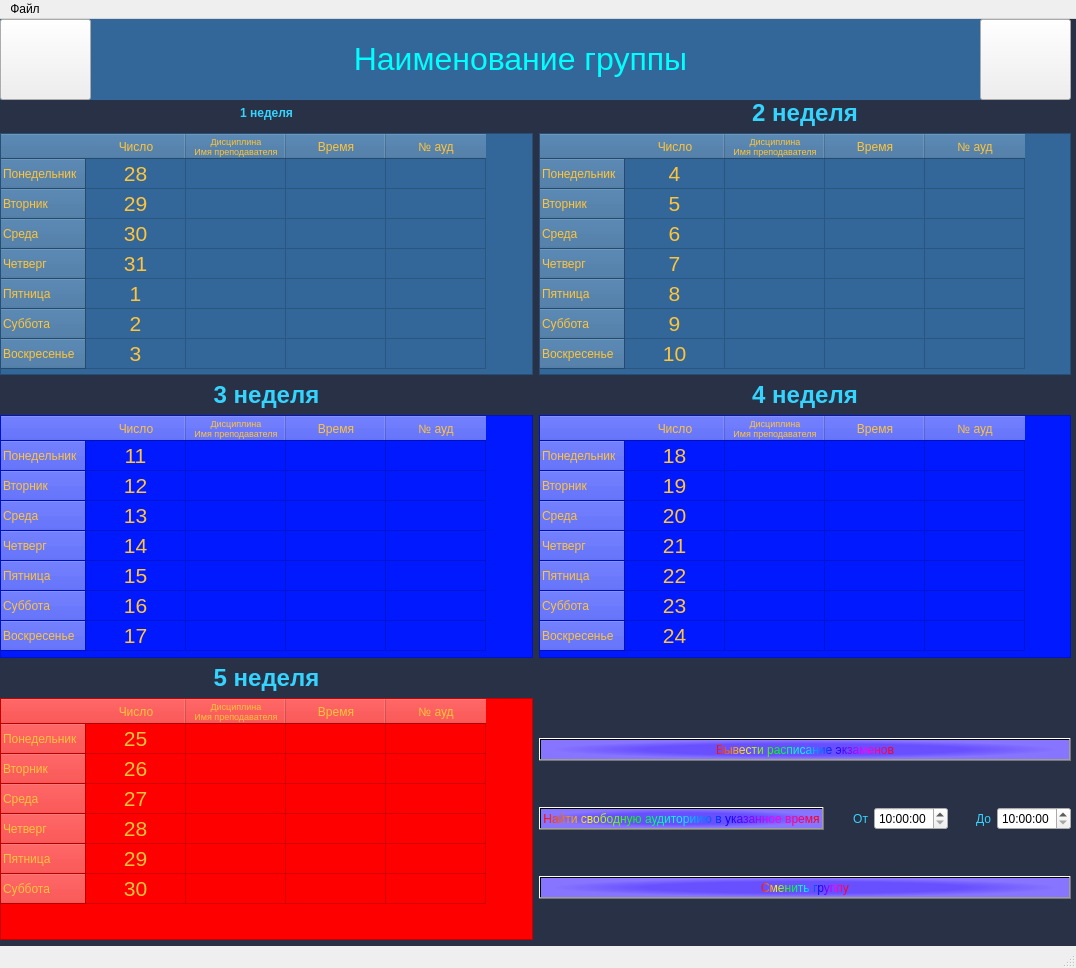
<?xml version="1.0" encoding="UTF-8"?>
<ui version="4.0">
 <class>Menu</class>
 <widget class="QMainWindow" name="Menu">
  <property name="enabled">
   <bool>true</bool>
  </property>
  <property name="geometry">
   <rect>
    <x>0</x>
    <y>0</y>
    <width>1076</width>
    <height>968</height>
   </rect>
  </property>
  <property name="windowTitle">
   <string>MainWindow</string>
  </property>
  <widget class="QWidget" name="centralwidget">
   <widget class="QLabel" name="Name_Groupe">
    <property name="geometry">
     <rect>
      <x>0</x>
      <y>0</y>
      <width>1041</width>
      <height>81</height>
     </rect>
    </property>
    <property name="font">
     <font>
      <pointsize>24</pointsize>
     </font>
    </property>
    <property name="styleSheet">
     <string notr="true">background-color: rgb(51, 103, 153);
color: rgb(0, 255, 255);
</string>
    </property>
    <property name="text">
     <string>&lt;html&gt;&lt;head/&gt;&lt;body&gt;&lt;p align=&quot;center&quot;&gt;Наименование группы&lt;/p&gt;&lt;/body&gt;&lt;/html&gt;</string>
    </property>
    <property name="alignment">
     <set>Qt::AlignCenter</set>
    </property>
   </widget>
   <widget class="QWidget" name="gridLayoutWidget">
    <property name="geometry">
     <rect>
      <x>0</x>
      <y>80</y>
      <width>1071</width>
      <height>841</height>
     </rect>
    </property>
    <layout class="QGridLayout" name="gridLayout">
     <item row="8" column="1">
      <layout class="QGridLayout" name="gridLayout_2">
       <item row="3" column="0" colspan="5">
        <widget class="QPushButton" name="pushButton_2">
         <property name="cursor">
          <cursorShape>PointingHandCursor</cursorShape>
         </property>
         <property name="styleSheet">
          <string notr="true">background-color: qradialgradient(spread:pad, cx:0.5, cy:0.5, radius:0.5, fx:0.5, fy:0.5, stop:0.602273 rgba(104, 79, 255, 255), stop:0.965909 rgba(136, 117, 255, 255));
color: qlineargradient(spread:pad, x1:0, y1:0, x2:1, y2:0, stop:0 rgba(255, 0, 0, 255), stop:0.166 rgba(255, 255, 0, 255), stop:0.333 rgba(0, 255, 0, 255), stop:0.5 rgba(0, 255, 255, 255), stop:0.666 rgba(0, 0, 255, 255), stop:0.833 rgba(255, 0, 255, 255), stop:1 rgba(255, 0, 0, 255));
font: 75 11pt &quot;MS Shell Dlg 2&quot;;</string>
         </property>
         <property name="text">
          <string>Сменить группу</string>
         </property>
        </widget>
       </item>
       <item row="2" column="3">
        <widget class="QLabel" name="label_7">
         <property name="styleSheet">
          <string notr="true">color: rgb(53, 212, 255);</string>
         </property>
         <property name="text">
          <string>До</string>
         </property>
         <property name="alignment">
          <set>Qt::AlignRight|Qt::AlignTrailing|Qt::AlignVCenter</set>
         </property>
        </widget>
       </item>
       <item row="2" column="2">
        <widget class="QTimeEdit" name="from">
         <property name="maximumTime">
          <time>
           <hour>20</hour>
           <minute>0</minute>
           <second>0</second>
          </time>
         </property>
         <property name="minimumTime">
          <time>
           <hour>10</hour>
           <minute>0</minute>
           <second>0</second>
          </time>
         </property>
        </widget>
       </item>
       <item row="2" column="1">
        <widget class="QLabel" name="label">
         <property name="styleSheet">
          <string notr="true">color: rgb(53, 212, 255);</string>
         </property>
         <property name="text">
          <string>От</string>
         </property>
         <property name="alignment">
          <set>Qt::AlignRight|Qt::AlignTrailing|Qt::AlignVCenter</set>
         </property>
        </widget>
       </item>
       <item row="0" column="0" colspan="5">
        <widget class="QPushButton" name="pushButton">
         <property name="cursor">
          <cursorShape>PointingHandCursor</cursorShape>
         </property>
         <property name="styleSheet">
          <string notr="true">background-color: qradialgradient(spread:pad, cx:0.5, cy:0.5, radius:0.5, fx:0.5, fy:0.5, stop:0.602273 rgba(104, 79, 255, 255), stop:0.965909 rgba(136, 117, 255, 255));
color: qlineargradient(spread:pad, x1:0, y1:0, x2:1, y2:0, stop:0 rgba(255, 0, 0, 255), stop:0.166 rgba(255, 255, 0, 255), stop:0.333 rgba(0, 255, 0, 255), stop:0.5 rgba(0, 255, 255, 255), stop:0.666 rgba(0, 0, 255, 255), stop:0.833 rgba(255, 0, 255, 255), stop:1 rgba(255, 0, 0, 255));
font: 75 11pt &quot;MS Shell Dlg 2&quot;;</string>
         </property>
         <property name="text">
          <string>Вывести расписание экзаменов</string>
         </property>
        </widget>
       </item>
       <item row="2" column="4">
        <widget class="QTimeEdit" name="to">
         <property name="maximumTime">
          <time>
           <hour>20</hour>
           <minute>0</minute>
           <second>0</second>
          </time>
         </property>
         <property name="minimumTime">
          <time>
           <hour>10</hour>
           <minute>0</minute>
           <second>0</second>
          </time>
         </property>
        </widget>
       </item>
       <item row="2" column="0">
        <widget class="QPushButton" name="find_aud">
         <property name="cursor">
          <cursorShape>PointingHandCursor</cursorShape>
         </property>
         <property name="styleSheet">
          <string notr="true">background-color: qradialgradient(spread:pad, cx:0.5, cy:0.5, radius:0.5, fx:0.5, fy:0.5, stop:0.602273 rgba(104, 79, 255, 255), stop:0.965909 rgba(136, 117, 255, 255));
color: qlineargradient(spread:pad, x1:0, y1:0, x2:1, y2:0, stop:0 rgba(255, 0, 0, 255), stop:0.166 rgba(255, 255, 0, 255), stop:0.333 rgba(0, 255, 0, 255), stop:0.5 rgba(0, 255, 255, 255), stop:0.666 rgba(0, 0, 255, 255), stop:0.833 rgba(255, 0, 255, 255), stop:1 rgba(255, 0, 0, 255));
font: 75 11pt &quot;MS Shell Dlg 2&quot;;</string>
         </property>
         <property name="text">
          <string>Найти свободную аудиториию в указанное время</string>
         </property>
        </widget>
       </item>
      </layout>
     </item>
     <item row="2" column="1">
      <widget class="QTableWidget" name="two_week">
       <property name="enabled">
        <bool>true</bool>
       </property>
       <property name="styleSheet">
        <string notr="true">font: 11pt &quot;MS Shell Dlg 2&quot;;
background-color: rgb(51, 103, 153);
background-image: url(:/Menu/Menu/Фон таблиц.jpg);
color: rgb(255, 196, 58);</string>
       </property>
       <property name="showGrid">
        <bool>true</bool>
       </property>
       <property name="gridStyle">
        <enum>Qt::SolidLine</enum>
       </property>
       <property name="wordWrap">
        <bool>true</bool>
       </property>
       <property name="cornerButtonEnabled">
        <bool>true</bool>
       </property>
       <property name="rowCount">
        <number>7</number>
       </property>
       <property name="columnCount">
        <number>4</number>
       </property>
       <row>
        <property name="text">
         <string>Понедельник</string>
        </property>
       </row>
       <row>
        <property name="text">
         <string>Вторник</string>
        </property>
       </row>
       <row>
        <property name="text">
         <string>Среда</string>
        </property>
       </row>
       <row>
        <property name="text">
         <string>Четверг</string>
        </property>
       </row>
       <row>
        <property name="text">
         <string>Пятница</string>
        </property>
       </row>
       <row>
        <property name="text">
         <string>Суббота</string>
        </property>
       </row>
       <row>
        <property name="text">
         <string>Воскресенье</string>
        </property>
       </row>
       <column>
        <property name="text">
         <string>Число</string>
        </property>
       </column>
       <column>
        <property name="text">
         <string>Дисциплина
Имя преподавателя</string>
        </property>
        <property name="font">
         <font>
          <pointsize>7</pointsize>
         </font>
        </property>
       </column>
       <column>
        <property name="text">
         <string>Время</string>
        </property>
       </column>
       <column>
        <property name="text">
         <string>№ ауд</string>
        </property>
       </column>
       <item row="0" column="0">
        <property name="text">
         <string>4</string>
        </property>
        <property name="font">
         <font>
          <pointsize>16</pointsize>
         </font>
        </property>
        <property name="textAlignment">
         <set>AlignCenter</set>
        </property>
       </item>
       <item row="1" column="0">
        <property name="text">
         <string>5</string>
        </property>
        <property name="font">
         <font>
          <pointsize>16</pointsize>
         </font>
        </property>
        <property name="textAlignment">
         <set>AlignCenter</set>
        </property>
       </item>
       <item row="2" column="0">
        <property name="text">
         <string>6</string>
        </property>
        <property name="font">
         <font>
          <pointsize>16</pointsize>
         </font>
        </property>
        <property name="textAlignment">
         <set>AlignCenter</set>
        </property>
       </item>
       <item row="3" column="0">
        <property name="text">
         <string>7</string>
        </property>
        <property name="font">
         <font>
          <pointsize>16</pointsize>
         </font>
        </property>
        <property name="textAlignment">
         <set>AlignCenter</set>
        </property>
       </item>
       <item row="4" column="0">
        <property name="text">
         <string>8</string>
        </property>
        <property name="font">
         <font>
          <pointsize>16</pointsize>
         </font>
        </property>
        <property name="textAlignment">
         <set>AlignCenter</set>
        </property>
       </item>
       <item row="5" column="0">
        <property name="text">
         <string>9</string>
        </property>
        <property name="font">
         <font>
          <pointsize>16</pointsize>
         </font>
        </property>
        <property name="textAlignment">
         <set>AlignCenter</set>
        </property>
       </item>
       <item row="6" column="0">
        <property name="text">
         <string>10</string>
        </property>
        <property name="font">
         <font>
          <pointsize>16</pointsize>
         </font>
        </property>
        <property name="textAlignment">
         <set>AlignCenter</set>
        </property>
       </item>
      </widget>
     </item>
     <item row="3" column="0">
      <widget class="QLabel" name="label_4">
       <property name="styleSheet">
        <string notr="true">background-image: url(:/Menu/Menu/Недели.png);</string>
       </property>
       <property name="text">
        <string>&lt;html&gt;&lt;head/&gt;&lt;body&gt;&lt;p align=&quot;center&quot;&gt;&lt;span style=&quot; font-size:18pt; font-weight:600; color:#35d4ff;&quot;&gt;3 неделя&lt;/span&gt;&lt;/p&gt;&lt;/body&gt;&lt;/html&gt;</string>
       </property>
      </widget>
     </item>
     <item row="0" column="1">
      <widget class="QLabel" name="label_3">
       <property name="styleSheet">
        <string notr="true">background-image: url(:/Menu/Menu/Недели.png);
color: rgb(53, 212, 255);</string>
       </property>
       <property name="text">
        <string>&lt;html&gt;&lt;head/&gt;&lt;body&gt;&lt;p align=&quot;center&quot;&gt;&lt;span style=&quot; font-size:18pt; font-weight:600;&quot;&gt;2 неделя&lt;/span&gt;&lt;/p&gt;&lt;/body&gt;&lt;/html&gt;</string>
       </property>
      </widget>
     </item>
     <item row="5" column="0">
      <widget class="QLabel" name="label_6">
       <property name="styleSheet">
        <string notr="true">background-image: url(:/Menu/Menu/Недели.png);</string>
       </property>
       <property name="text">
        <string>&lt;html&gt;&lt;head/&gt;&lt;body&gt;&lt;p align=&quot;center&quot;&gt;&lt;span style=&quot; font-size:18pt; font-weight:600; color:#35d4ff;&quot;&gt;5 неделя&lt;/span&gt;&lt;/p&gt;&lt;/body&gt;&lt;/html&gt;</string>
       </property>
      </widget>
     </item>
     <item row="2" column="0">
      <widget class="QTableWidget" name="one_week">
       <property name="enabled">
        <bool>true</bool>
       </property>
       <property name="cursor" stdset="0">
        <cursorShape>IBeamCursor</cursorShape>
       </property>
       <property name="autoFillBackground">
        <bool>false</bool>
       </property>
       <property name="styleSheet">
        <string notr="true">font: 11pt &quot;MS Shell Dlg 2&quot;;
background-color: rgb(51, 103, 153);
background-image: url(:/Menu/Menu/Фон таблиц.jpg);
color: rgb(255, 196, 58);</string>
       </property>
       <property name="frameShape">
        <enum>QFrame::StyledPanel</enum>
       </property>
       <property name="showGrid">
        <bool>true</bool>
       </property>
       <property name="gridStyle">
        <enum>Qt::SolidLine</enum>
       </property>
       <property name="wordWrap">
        <bool>true</bool>
       </property>
       <property name="cornerButtonEnabled">
        <bool>true</bool>
       </property>
       <property name="rowCount">
        <number>7</number>
       </property>
       <property name="columnCount">
        <number>4</number>
       </property>
       <row>
        <property name="text">
         <string>Понедельник</string>
        </property>
       </row>
       <row>
        <property name="text">
         <string>Вторник</string>
        </property>
       </row>
       <row>
        <property name="text">
         <string>Среда</string>
        </property>
       </row>
       <row>
        <property name="text">
         <string>Четверг</string>
        </property>
       </row>
       <row>
        <property name="text">
         <string>Пятница</string>
        </property>
       </row>
       <row>
        <property name="text">
         <string>Суббота</string>
        </property>
       </row>
       <row>
        <property name="text">
         <string>Воскресенье</string>
        </property>
       </row>
       <column>
        <property name="text">
         <string>Число</string>
        </property>
       </column>
       <column>
        <property name="text">
         <string>Дисциплина
Имя преподавателя</string>
        </property>
        <property name="font">
         <font>
          <pointsize>7</pointsize>
         </font>
        </property>
       </column>
       <column>
        <property name="text">
         <string>Время</string>
        </property>
       </column>
       <column>
        <property name="text">
         <string>№ ауд</string>
        </property>
       </column>
       <item row="0" column="0">
        <property name="text">
         <string>28</string>
        </property>
        <property name="font">
         <font>
          <pointsize>16</pointsize>
         </font>
        </property>
        <property name="textAlignment">
         <set>AlignCenter</set>
        </property>
        <property name="background">
         <brush brushstyle="NoBrush">
          <color alpha="255">
           <red>0</red>
           <green>0</green>
           <blue>0</blue>
          </color>
         </brush>
        </property>
       </item>
       <item row="1" column="0">
        <property name="text">
         <string>29</string>
        </property>
        <property name="font">
         <font>
          <pointsize>16</pointsize>
         </font>
        </property>
        <property name="textAlignment">
         <set>AlignCenter</set>
        </property>
       </item>
       <item row="2" column="0">
        <property name="text">
         <string>30</string>
        </property>
        <property name="font">
         <font>
          <pointsize>16</pointsize>
         </font>
        </property>
        <property name="textAlignment">
         <set>AlignCenter</set>
        </property>
       </item>
       <item row="3" column="0">
        <property name="text">
         <string>31</string>
        </property>
        <property name="font">
         <font>
          <pointsize>16</pointsize>
         </font>
        </property>
        <property name="textAlignment">
         <set>AlignCenter</set>
        </property>
       </item>
       <item row="4" column="0">
        <property name="text">
         <string>1</string>
        </property>
        <property name="font">
         <font>
          <pointsize>16</pointsize>
         </font>
        </property>
        <property name="textAlignment">
         <set>AlignCenter</set>
        </property>
       </item>
       <item row="5" column="0">
        <property name="text">
         <string>2</string>
        </property>
        <property name="font">
         <font>
          <pointsize>16</pointsize>
         </font>
        </property>
        <property name="textAlignment">
         <set>AlignCenter</set>
        </property>
       </item>
       <item row="6" column="0">
        <property name="text">
         <string>3</string>
        </property>
        <property name="font">
         <font>
          <pointsize>16</pointsize>
         </font>
        </property>
        <property name="textAlignment">
         <set>AlignCenter</set>
        </property>
       </item>
      </widget>
     </item>
     <item row="8" column="0">
      <widget class="QTableWidget" name="five_week">
       <property name="enabled">
        <bool>true</bool>
       </property>
       <property name="styleSheet">
        <string notr="true">font: 75 11pt &quot;MS Shell Dlg 2&quot;;
background-color: rgb(255, 0, 0);
background-image: url(:/Menu/Menu/Фон таблиц.jpg);
color: rgb(255, 196, 58);</string>
       </property>
       <property name="showGrid">
        <bool>true</bool>
       </property>
       <property name="gridStyle">
        <enum>Qt::SolidLine</enum>
       </property>
       <property name="wordWrap">
        <bool>true</bool>
       </property>
       <property name="cornerButtonEnabled">
        <bool>true</bool>
       </property>
       <property name="rowCount">
        <number>6</number>
       </property>
       <property name="columnCount">
        <number>4</number>
       </property>
       <row>
        <property name="text">
         <string>Понедельник</string>
        </property>
       </row>
       <row>
        <property name="text">
         <string>Вторник</string>
        </property>
       </row>
       <row>
        <property name="text">
         <string>Среда</string>
        </property>
       </row>
       <row>
        <property name="text">
         <string>Четверг</string>
        </property>
       </row>
       <row>
        <property name="text">
         <string>Пятница</string>
        </property>
       </row>
       <row>
        <property name="text">
         <string>Суббота</string>
        </property>
       </row>
       <column>
        <property name="text">
         <string>Число</string>
        </property>
       </column>
       <column>
        <property name="text">
         <string>Дисциплина
Имя преподавателя</string>
        </property>
        <property name="font">
         <font>
          <pointsize>7</pointsize>
         </font>
        </property>
       </column>
       <column>
        <property name="text">
         <string>Время</string>
        </property>
       </column>
       <column>
        <property name="text">
         <string>№ ауд</string>
        </property>
       </column>
       <item row="0" column="0">
        <property name="text">
         <string>25</string>
        </property>
        <property name="font">
         <font>
          <pointsize>16</pointsize>
         </font>
        </property>
        <property name="textAlignment">
         <set>AlignCenter</set>
        </property>
       </item>
       <item row="1" column="0">
        <property name="text">
         <string>26</string>
        </property>
        <property name="font">
         <font>
          <pointsize>16</pointsize>
         </font>
        </property>
        <property name="textAlignment">
         <set>AlignCenter</set>
        </property>
       </item>
       <item row="2" column="0">
        <property name="text">
         <string>27</string>
        </property>
        <property name="font">
         <font>
          <pointsize>16</pointsize>
         </font>
        </property>
        <property name="textAlignment">
         <set>AlignCenter</set>
        </property>
       </item>
       <item row="3" column="0">
        <property name="text">
         <string>28</string>
        </property>
        <property name="font">
         <font>
          <pointsize>16</pointsize>
         </font>
        </property>
        <property name="textAlignment">
         <set>AlignCenter</set>
        </property>
       </item>
       <item row="4" column="0">
        <property name="text">
         <string>29</string>
        </property>
        <property name="font">
         <font>
          <pointsize>16</pointsize>
         </font>
        </property>
        <property name="textAlignment">
         <set>AlignCenter</set>
        </property>
       </item>
       <item row="5" column="0">
        <property name="text">
         <string>30</string>
        </property>
        <property name="font">
         <font>
          <pointsize>16</pointsize>
         </font>
        </property>
        <property name="textAlignment">
         <set>AlignCenter</set>
        </property>
       </item>
      </widget>
     </item>
     <item row="4" column="0">
      <widget class="QTableWidget" name="three_week">
       <property name="enabled">
        <bool>true</bool>
       </property>
       <property name="styleSheet">
        <string notr="true">font: 75 11pt &quot;MS Shell Dlg 2&quot;;
background-color: rgb(0, 25, 255);
background-image: url(:/Menu/Menu/Фон таблиц.jpg);
color: rgb(255, 196, 58);
</string>
       </property>
       <property name="showGrid">
        <bool>true</bool>
       </property>
       <property name="gridStyle">
        <enum>Qt::SolidLine</enum>
       </property>
       <property name="wordWrap">
        <bool>true</bool>
       </property>
       <property name="cornerButtonEnabled">
        <bool>true</bool>
       </property>
       <property name="rowCount">
        <number>7</number>
       </property>
       <property name="columnCount">
        <number>4</number>
       </property>
       <row>
        <property name="text">
         <string>Понедельник</string>
        </property>
       </row>
       <row>
        <property name="text">
         <string>Вторник</string>
        </property>
       </row>
       <row>
        <property name="text">
         <string>Среда</string>
        </property>
       </row>
       <row>
        <property name="text">
         <string>Четверг</string>
        </property>
       </row>
       <row>
        <property name="text">
         <string>Пятница</string>
        </property>
       </row>
       <row>
        <property name="text">
         <string>Суббота</string>
        </property>
       </row>
       <row>
        <property name="text">
         <string>Воскресенье</string>
        </property>
       </row>
       <column>
        <property name="text">
         <string>Число</string>
        </property>
       </column>
       <column>
        <property name="text">
         <string>Дисциплина
Имя преподавателя</string>
        </property>
        <property name="font">
         <font>
          <pointsize>7</pointsize>
         </font>
        </property>
       </column>
       <column>
        <property name="text">
         <string>Время</string>
        </property>
       </column>
       <column>
        <property name="text">
         <string>№ ауд</string>
        </property>
       </column>
       <item row="0" column="0">
        <property name="text">
         <string>11</string>
        </property>
        <property name="font">
         <font>
          <pointsize>16</pointsize>
         </font>
        </property>
        <property name="textAlignment">
         <set>AlignCenter</set>
        </property>
       </item>
       <item row="1" column="0">
        <property name="text">
         <string>12</string>
        </property>
        <property name="font">
         <font>
          <pointsize>16</pointsize>
         </font>
        </property>
        <property name="textAlignment">
         <set>AlignCenter</set>
        </property>
       </item>
       <item row="2" column="0">
        <property name="text">
         <string>13</string>
        </property>
        <property name="font">
         <font>
          <pointsize>16</pointsize>
         </font>
        </property>
        <property name="textAlignment">
         <set>AlignCenter</set>
        </property>
       </item>
       <item row="3" column="0">
        <property name="text">
         <string>14</string>
        </property>
        <property name="font">
         <font>
          <pointsize>16</pointsize>
         </font>
        </property>
        <property name="textAlignment">
         <set>AlignCenter</set>
        </property>
       </item>
       <item row="4" column="0">
        <property name="text">
         <string>15</string>
        </property>
        <property name="font">
         <font>
          <pointsize>16</pointsize>
         </font>
        </property>
        <property name="textAlignment">
         <set>AlignCenter</set>
        </property>
       </item>
       <item row="5" column="0">
        <property name="text">
         <string>16</string>
        </property>
        <property name="font">
         <font>
          <pointsize>16</pointsize>
         </font>
        </property>
        <property name="textAlignment">
         <set>AlignCenter</set>
        </property>
       </item>
       <item row="6" column="0">
        <property name="text">
         <string>17</string>
        </property>
        <property name="font">
         <font>
          <pointsize>16</pointsize>
         </font>
        </property>
        <property name="textAlignment">
         <set>AlignCenter</set>
        </property>
       </item>
      </widget>
     </item>
     <item row="3" column="1">
      <widget class="QLabel" name="label_5">
       <property name="styleSheet">
        <string notr="true">background-image: url(:/Menu/Menu/Недели.png);</string>
       </property>
       <property name="text">
        <string>&lt;html&gt;&lt;head/&gt;&lt;body&gt;&lt;p align=&quot;center&quot;&gt;&lt;span style=&quot; font-size:18pt; font-weight:600; color:#35d4ff;&quot;&gt;4 неделя&lt;/span&gt;&lt;/p&gt;&lt;/body&gt;&lt;/html&gt;</string>
       </property>
      </widget>
     </item>
     <item row="4" column="1">
      <widget class="QTableWidget" name="four_week">
       <property name="enabled">
        <bool>true</bool>
       </property>
       <property name="styleSheet">
        <string notr="true">font: 75 11pt &quot;MS Shell Dlg 2&quot;;
background-color: rgb(0, 25, 255);
background-image: url(:/Menu/Menu/Фон таблиц.jpg);
color: rgb(255, 196, 58);</string>
       </property>
       <property name="showGrid">
        <bool>true</bool>
       </property>
       <property name="gridStyle">
        <enum>Qt::SolidLine</enum>
       </property>
       <property name="wordWrap">
        <bool>true</bool>
       </property>
       <property name="cornerButtonEnabled">
        <bool>true</bool>
       </property>
       <property name="rowCount">
        <number>7</number>
       </property>
       <property name="columnCount">
        <number>4</number>
       </property>
       <row>
        <property name="text">
         <string>Понедельник</string>
        </property>
       </row>
       <row>
        <property name="text">
         <string>Вторник</string>
        </property>
       </row>
       <row>
        <property name="text">
         <string>Среда</string>
        </property>
       </row>
       <row>
        <property name="text">
         <string>Четверг</string>
        </property>
       </row>
       <row>
        <property name="text">
         <string>Пятница</string>
        </property>
       </row>
       <row>
        <property name="text">
         <string>Суббота</string>
        </property>
       </row>
       <row>
        <property name="text">
         <string>Воскресенье</string>
        </property>
       </row>
       <column>
        <property name="text">
         <string>Число</string>
        </property>
       </column>
       <column>
        <property name="text">
         <string>Дисциплина
Имя преподавателя</string>
        </property>
        <property name="font">
         <font>
          <pointsize>7</pointsize>
         </font>
        </property>
       </column>
       <column>
        <property name="text">
         <string>Время</string>
        </property>
       </column>
       <column>
        <property name="text">
         <string>№ ауд</string>
        </property>
       </column>
       <item row="0" column="0">
        <property name="text">
         <string>18</string>
        </property>
        <property name="font">
         <font>
          <pointsize>16</pointsize>
         </font>
        </property>
        <property name="textAlignment">
         <set>AlignCenter</set>
        </property>
       </item>
       <item row="1" column="0">
        <property name="text">
         <string>19</string>
        </property>
        <property name="font">
         <font>
          <pointsize>16</pointsize>
         </font>
        </property>
        <property name="textAlignment">
         <set>AlignCenter</set>
        </property>
       </item>
       <item row="2" column="0">
        <property name="text">
         <string>20</string>
        </property>
        <property name="font">
         <font>
          <pointsize>16</pointsize>
         </font>
        </property>
        <property name="textAlignment">
         <set>AlignCenter</set>
        </property>
       </item>
       <item row="3" column="0">
        <property name="text">
         <string>21</string>
        </property>
        <property name="font">
         <font>
          <pointsize>16</pointsize>
         </font>
        </property>
        <property name="textAlignment">
         <set>AlignCenter</set>
        </property>
       </item>
       <item row="4" column="0">
        <property name="text">
         <string>22</string>
        </property>
        <property name="font">
         <font>
          <pointsize>16</pointsize>
         </font>
        </property>
        <property name="textAlignment">
         <set>AlignCenter</set>
        </property>
       </item>
       <item row="5" column="0">
        <property name="text">
         <string>23</string>
        </property>
        <property name="font">
         <font>
          <pointsize>16</pointsize>
         </font>
        </property>
        <property name="textAlignment">
         <set>AlignCenter</set>
        </property>
       </item>
       <item row="6" column="0">
        <property name="text">
         <string>24</string>
        </property>
        <property name="font">
         <font>
          <pointsize>16</pointsize>
         </font>
        </property>
        <property name="textAlignment">
         <set>AlignCenter</set>
        </property>
       </item>
      </widget>
     </item>
     <item row="0" column="0">
      <widget class="QLabel" name="label_2">
       <property name="styleSheet">
        <string notr="true">background-image: url(:/Menu/Menu/Недели.png);
font: 75 18pt &quot;MS Shell Dlg 2&quot;;
color: rgb(37, 212, 255);</string>
       </property>
       <property name="text">
        <string>&lt;html&gt;&lt;head/&gt;&lt;body&gt;&lt;p align=&quot;center&quot;&gt;&lt;span style=&quot; font-weight:600; color:#35d4ff;&quot;&gt;1 неделя&lt;/span&gt;&lt;/p&gt;&lt;/body&gt;&lt;/html&gt;</string>
       </property>
       <property name="scaledContents">
        <bool>true</bool>
       </property>
       <property name="alignment">
        <set>Qt::AlignCenter</set>
       </property>
      </widget>
     </item>
    </layout>
   </widget>
   <widget class="QPushButton" name="pushButton_3">
    <property name="geometry">
     <rect>
      <x>0</x>
      <y>0</y>
      <width>91</width>
      <height>81</height>
     </rect>
    </property>
    <property name="text">
     <string/>
    </property>
    <property name="icon">
     <iconset resource="Foto_for_project/foto_for_menu.qrc">
      <normaloff>:/Menu/Menu/Заголовок.jpg</normaloff>:/Menu/Menu/Заголовок.jpg</iconset>
    </property>
    <property name="iconSize">
     <size>
      <width>100</width>
      <height>85</height>
     </size>
    </property>
   </widget>
   <widget class="QPushButton" name="pushButton_4">
    <property name="geometry">
     <rect>
      <x>980</x>
      <y>0</y>
      <width>91</width>
      <height>81</height>
     </rect>
    </property>
    <property name="text">
     <string/>
    </property>
    <property name="icon">
     <iconset resource="Foto_for_project/foto_for_menu.qrc">
      <normaloff>:/Menu/Menu/Заголовок.jpg</normaloff>:/Menu/Menu/Заголовок.jpg</iconset>
    </property>
    <property name="iconSize">
     <size>
      <width>100</width>
      <height>85</height>
     </size>
    </property>
   </widget>
   <widget class="QLabel" name="Background">
    <property name="geometry">
     <rect>
      <x>-4</x>
      <y>-8</y>
      <width>1081</width>
      <height>961</height>
     </rect>
    </property>
    <property name="styleSheet">
     <string notr="true">background-color: rgb(41, 49, 71);</string>
    </property>
    <property name="text">
     <string/>
    </property>
   </widget>
   <zorder>Background</zorder>
   <zorder>Name_Groupe</zorder>
   <zorder>gridLayoutWidget</zorder>
   <zorder>pushButton_3</zorder>
   <zorder>pushButton_4</zorder>
  </widget>
  <widget class="QMenuBar" name="menubar">
   <property name="geometry">
    <rect>
     <x>0</x>
     <y>0</y>
     <width>1076</width>
     <height>21</height>
    </rect>
   </property>
   <widget class="QMenu" name="menu">
    <property name="title">
     <string>Файл</string>
    </property>
    <addaction name="action"/>
   </widget>
   <addaction name="menu"/>
  </widget>
  <widget class="QStatusBar" name="statusbar"/>
  <action name="action">
   <property name="text">
    <string>Закрыть</string>
   </property>
  </action>
 </widget>
 <resources>
  <include location="Foto_for_project/foto_for_menu.qrc"/>
 </resources>
 <connections/>
</ui>
